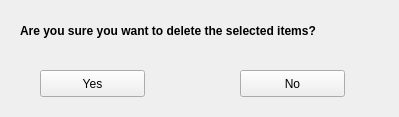
<ui version="4.0" >
 <class>yesNoDialog</class>
 <widget class="QWidget" name="yesNoDialog" >
  <property name="geometry" >
   <rect>
    <x>0</x>
    <y>0</y>
    <width>399</width>
    <height>117</height>
   </rect>
  </property>
  <property name="windowTitle" >
   <string>Form</string>
  </property>
  <widget class="QLabel" name="label" >
   <property name="geometry" >
    <rect>
     <x>20</x>
     <y>10</y>
     <width>361</width>
     <height>41</height>
    </rect>
   </property>
   <property name="font" >
    <font>
     <weight>75</weight>
     <bold>true</bold>
    </font>
   </property>
   <property name="text" >
    <string>Are you sure you want to delete the selected items?</string>
   </property>
  </widget>
  <widget class="QPushButton" name="pushYes" >
   <property name="geometry" >
    <rect>
     <x>40</x>
     <y>70</y>
     <width>105</width>
     <height>27</height>
    </rect>
   </property>
   <property name="text" >
    <string>Yes</string>
   </property>
  </widget>
  <widget class="QPushButton" name="pushNo" >
   <property name="geometry" >
    <rect>
     <x>240</x>
     <y>70</y>
     <width>105</width>
     <height>27</height>
    </rect>
   </property>
   <property name="text" >
    <string>No</string>
   </property>
  </widget>
 </widget>
 <resources/>
 <connections/>
</ui>
